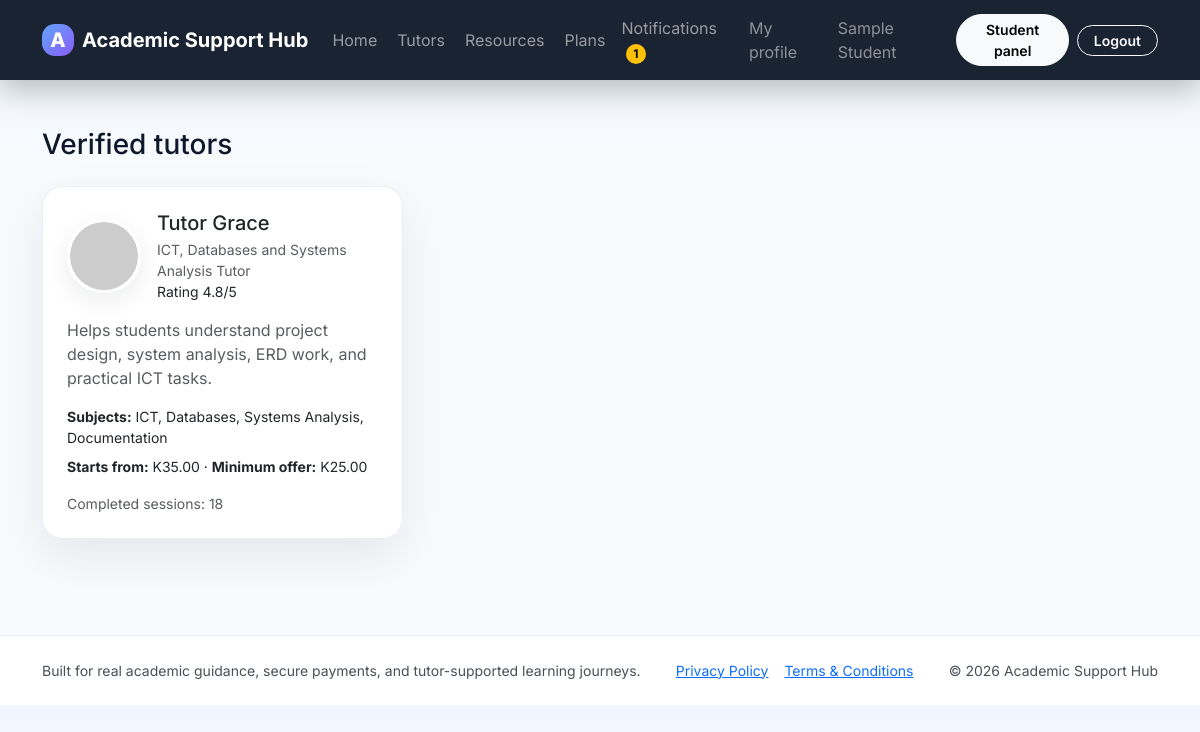
Page /tutors.php (signed in) on the committed database.
### tables this page shows
CREATE TABLE settings (
    id INT UNSIGNED AUTO_INCREMENT PRIMARY KEY,
    setting_key VARCHAR(100) NOT NULL UNIQUE,
    setting_value TEXT NOT NULL
);

CREATE TABLE users (
    id INT UNSIGNED AUTO_INCREMENT PRIMARY KEY,
    name VARCHAR(150) NOT NULL,
    email VARCHAR(190) NOT NULL UNIQUE,
    password VARCHAR(255) NOT NULL,
    role ENUM('admin','student','tutor') NOT NULL DEFAULT 'student',
    phone_number VARCHAR(25) NULL,
    university VARCHAR(190) NULL,
    bio TEXT NULL,
    avatar_path VARCHAR(255) NULL,
    created_at TIMESTAMP NOT NULL DEFAULT CURRENT_TIMESTAMP
);

CREATE TABLE tutor_profiles (
    id INT UNSIGNED AUTO_INCREMENT PRIMARY KEY,
    user_id INT UNSIGNED NOT NULL UNIQUE,
    headline VARCHAR(190) NOT NULL,
    bio TEXT NOT NULL,
    subjects VARCHAR(255) NOT NULL,
    qualification_details TEXT NULL,
    starting_price DECIMAL(10,2) NOT NULL DEFAULT 25.00,
    min_offer_price DECIMAL(10,2) NOT NULL DEFAULT 15.00,
    rating_average DECIMAL(3,2) NOT NULL DEFAULT 0,
    total_reviews INT UNSIGNED NOT NULL DEFAULT 0,
    total_sessions INT UNSIGNED NOT NULL DEFAULT 0,
    is_verified TINYINT(1) NOT NULL DEFAULT 0,
    created_at TIMESTAMP NOT NULL DEFAULT CURRENT_TIMESTAMP,
    CONSTRAINT fk_tutor_profiles_user FOREIGN KEY (user_id) REFERENCES users(id) ON DELETE CASCADE
);

### includes/functions.php (called while the page is built, shortened)
<?php
function app_url(string $path = ''): string
{
    $path = ltrim($path, '/');
    return BASE_URL . ($path !== '' ? '/' . $path : '');
}
function e(mixed $value): string
{
    return htmlspecialchars((string) $value, ENT_QUOTES, 'UTF-8');
}
function current_user(): ?array
{
    return $_SESSION['user'] ?? null;
}
function refresh_current_user(): void
{
    global $pdo;
    $stmt = $pdo->prepare('SELECT * FROM users WHERE id = :id LIMIT 1');
    $stmt->execute(['id' => (int) $_SESSION['user']['id']]);
}
function get_setting(string $key, string $default = ''): string
{
    global $pdo;
    $stmt = $pdo->prepare('SELECT setting_value FROM settings WHERE setting_key = :setting_key LIMIT 1');
    $stmt->execute(['setting_key' => $key]);
    $row = $stmt->fetch();
    return (string) ($row['setting_value'] ?? $default);
}
function money(float|string|int $amount): string { return 'K' . number_format((float) $amount, 2); }
function scalar_value(string $sql, array $params = []): mixed
{
    global $pdo; $stmt = $pdo->prepare($sql); $stmt->execute($params); return $stmt->fetchColumn();
}
function count_value(string $sql, array $params = []): int { return (int) scalar_value($sql, $params); }
function avatar_url(?string $path, string $name='Student'): string
{
    if (!$path) return 'https://ui-avatars.com/api/?background=0D8ABC&color=fff&name=' . rawurlencode($name);
    return app_url($path);
}
function unread_notification_count(int $userId): int { return count_value('SELECT COUNT(*) FROM notifications WHERE user_id = :user_id AND is_read = 0',['user_id'=>$userId]); }

### includes/bootstrap.php (called while the page is built, shortened)
<?php
require_once __DIR__ . '/../config/config.php';
require_once __DIR__ . '/functions.php';
refresh_current_user();

### tutors.php (the view, shortened to what this page needs)
<?php
require_once __DIR__ . '/includes/bootstrap.php';
$tutors = $pdo->query("
    SELECT tp.*, u.name, u.avatar_path
    FROM tutor_profiles tp
    INNER JOIN users u ON u.id = tp.user_id
    WHERE tp.is_verified = 1
    ORDER BY tp.rating_average DESC, tp.total_sessions DESC, tp.id DESC
")->fetchAll();
include __DIR__ . '/includes/header.php';
?>
<h1 class="h3 mb-4">Verified tutors</h1>
<div class="row g-3">
    <?php foreach ($tutors as $tutor): ?>
        <div class="col-md-6 col-lg-4">
            <div class="card card-soft p-4 h-100">
                <div class="d-flex align-items-center gap-3 mb-3">
                    <img src="<?= e(avatar_url($tutor['avatar_path'])) ?>" class="avatar-md" alt="">
                    <div>
                        <h2 class="h5 mb-1"><?= e($tutor['name']) ?></h2>
                        <div class="small text-muted"><?= e($tutor['headline']) ?></div>
                        <div class="small">Rating <?= number_format((float) $tutor['rating_average'], 1) ?>/5</div>
                    </div>
                </div>
                <p class="text-muted"><?= e($tutor['bio']) ?></p>
                <div class="small mb-2"><strong>Subjects:</strong> <?= e($tutor['subjects']) ?></div>
                <div class="small mb-3"><strong>Starts from:</strong> <?= money($tutor['starting_price']) ?> · <strong>Minimum offer:</strong> <?= money($tutor['min_offer_price']) ?></div>
                <div class="small text-muted">Completed sessions: <?= (int) $tutor['total_sessions'] ?></div>
            </div>
        </div>
    <?php endforeach; ?>
</div>
<?php include __DIR__ . '/includes/footer.php'; ?>

### includes/header.php (shortened to what this page needs)
<?php
$user = current_user();
$unreadCount = $user ? unread_notification_count((int) $user['id']) : 0;
$platformName = get_setting('platform_name', APP_NAME);
?>
<!doctype html>
<html lang="en">
<head>
    <link href="https://cdn.jsdelivr.net/npm/bootstrap@5.3.7/dist/css/bootstrap.min.css" rel="stylesheet">
    <link href="<?= app_url('assets/css/style.css') ?>" rel="stylesheet">
</head>
<body>
<nav class="navbar navbar-expand-lg navbar-dark glass-nav sticky-top">
    <div class="container">
        <a class="navbar-brand fw-bold d-flex align-items-center gap-2" href="<?= app_url() ?>">
            <span class="brand-mark">A</span>
            <span><?= e($platformName) ?></span>
        </a>
        <div class="collapse navbar-collapse" id="appNav">
            <ul class="navbar-nav me-auto mb-2 mb-lg-0 gap-lg-1">
                <li class="nav-item"><a class="nav-link" href="<?= app_url() ?>">Home</a></li>
                <li class="nav-item"><a class="nav-link" href="<?= app_url('tutors.php') ?>">Tutors</a></li>
                <li class="nav-item"><a class="nav-link" href="<?= app_url('resources.php') ?>">Resources</a></li>
                <li class="nav-item"><a class="nav-link" href="<?= app_url('pricing.php') ?>">Plans</a></li>
            </ul>
            <ul class="navbar-nav align-items-lg-center gap-lg-2">
                <?php if ($user): ?>
                    <li class="nav-item dropdown">
                        <a class="nav-link position-relative" href="#" data-bs-toggle="dropdown">Notifications<?php if ($unreadCount > 0): ?><span class="badge rounded-pill text-bg-warning ms-1"><?= (int) $unreadCount ?></span><?php endif; ?></a>
                    </li>
                    <li class="nav-item"><a class="nav-link text-white-50" href="<?= app_url('profile.php') ?>">My profile</a></li>
                    <li class="nav-item"><span class="nav-link text-white-50"><?= e($user['name']) ?></span></li>
                    <?php if ($user['role'] === 'admin'): ?>
                        <li class="nav-item"><a class="btn btn-light btn-sm rounded-pill px-3" href="<?= app_url('admin/dashboard.php') ?>">Admin</a></li>
                    <?php elseif ($user['role'] === 'tutor'): ?>
                        <li class="nav-item"><a class="btn btn-light btn-sm rounded-pill px-3" href="<?= app_url('tutor/dashboard.php') ?>">Tutor panel</a></li>
                    <?php else: ?>
                        <li class="nav-item"><a class="btn btn-light btn-sm rounded-pill px-3" href="<?= app_url('student/dashboard.php') ?>">Student panel</a></li>
                    <?php endif; ?>
                    <li class="nav-item"><a class="btn btn-outline-light btn-sm rounded-pill px-3" href="<?= app_url('logout.php') ?>">Logout</a></li>
                <?php else: ?>
                    <li class="nav-item"><a class="btn btn-outline-light btn-sm rounded-pill px-3" href="<?= app_url('login.php') ?>">Login</a></li>
                    <li class="nav-item"><a class="btn btn-warning btn-sm rounded-pill px-3" href="<?= app_url('register.php') ?>">Create account</a></li>
                <?php endif; ?>
            </ul>
        </div>
    </div>
</nav>
<main class="py-4 py-lg-5">
    <div class="container">

### includes/footer.php (shortened to what this page needs)
    </div>
</main>
<footer class="footer-shell mt-5">
    <div class="container d-flex flex-column flex-md-row justify-content-between gap-3 small text-light-emphasis">
        <div>Built for real academic guidance, secure payments, and tutor-supported learning journeys.</div>
        <div class="d-flex flex-wrap gap-3"><a href="<?= app_url('privacy_policy.php') ?>">Privacy Policy</a><a href="<?= app_url('terms.php') ?>">Terms &amp; Conditions</a></div>
        <div>&copy; <?= date('Y') ?> <?= e(get_setting('platform_name', APP_NAME)) ?></div>
    </div>
</footer>
</body>
</html>

### assets/css/style.css (style rules this page uses)
:root { --bg:#081120;--surface:#ffffff;--muted:#64748b;--line:#e2e8f0;--brand:#2563eb;--brand-2:#8b5cf6;--success:#10b981;--warning:#f59e0b;--shadow:0 18px 50px rgba(15,23,42,.08); }
* { box-sizing:border-box }
body { font-family:Inter,system-ui,-apple-system,sans-serif;background:linear-gradient(180deg,#eff6ff 0%,#f8fafc 25%,#f8fafc 100%);color:#0f172a }
.glass-nav { background:rgba(8,17,32,.92);backdrop-filter:blur(14px);box-shadow:0 10px 30px rgba(2,6,23,.25) }
.brand-mark { display:inline-grid;place-items:center;width:2rem;height:2rem;border-radius:.8rem;background:linear-gradient(135deg,#60a5fa,#8b5cf6);font-weight:800 }
.card-soft,.metric-card,.pricing-card { border:1px solid rgba(226,232,240,.7);background:rgba(255,255,255,.92);backdrop-filter:blur(10px);border-radius:1.3rem;box-shadow:var(--shadow) }
.avatar-sm,.avatar-md { border-radius:50%;object-fit:cover;border:3px solid #fff;box-shadow:0 8px 25px rgba(15,23,42,.08) }
.avatar-md { width:74px;height:74px }
.footer-shell { padding:1.5rem 0;background:#fff;border-top:1px solid rgba(226,232,240,.8) }
.btn { border-radius:.9rem;font-weight:600 }

### rows in the picture
settings: setting_value "Academic Support Hub"
users: name "Sample Student"
tutor_profiles: user.name "Tutor Grace", headline "ICT, Databases and Systems Analysis Tutor", rating_average "4.8", bio "Helps students understand project design, system analysis, ERD work, and practical ICT tasks.", subjects "ICT, Databases, Systems Analysis, Documentation", starting_price "K35.00", min_offer_price "K25.00", total_sessions "18"

### other values in the picture
$unreadCount "1"
